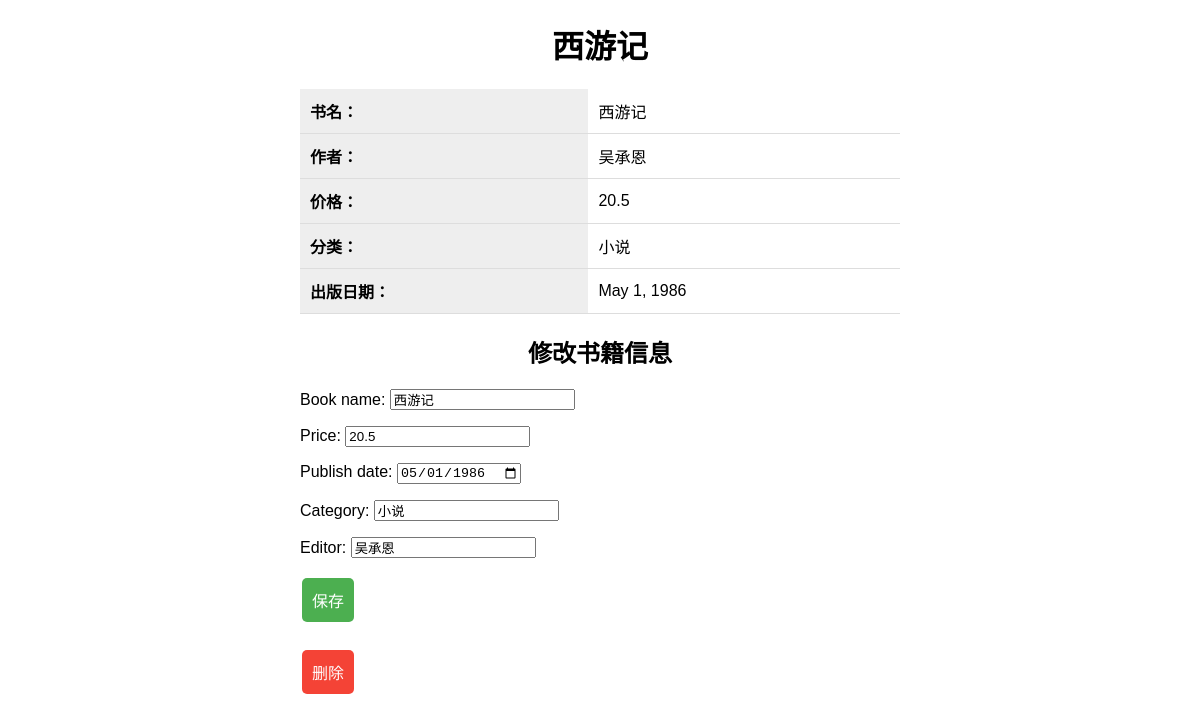
The app's page /book_detail/2/ with its own data.
### App/models.py (models this page shows, shortened)
class Book(models.Model):
    book_id = models.AutoField(primary_key=True)
    book_name = models.CharField(max_length=100)
    price = models.FloatField()
    publish_date = models.DateField()
    category = models.CharField(max_length=50)
    editor = models.CharField(max_length=50)

### App/views.py (the view)
# urls.py: path('book_detail/<int:pk>/', views.book_detail, name='book_detail'),
def book_detail(request, pk):
    book = get_object_or_404(Book, pk=pk)
    if request.method == 'POST':
        form = BookForm(request.POST, instance=book)
        if form.is_valid():
            form.save()
            messages.success(request, '图书修改成功！')
            return redirect('main')
    else:
        form = BookForm(instance=book)
    return render(request, 'book_detail.html', {'form': form, 'book': book})

### App/forms.py
class BookForm(forms.ModelForm):
    class Meta:
        model = Book
        fields = ['book_name', 'price', 'publish_date', 'category', 'editor']
        widgets = {
            'publish_date': forms.DateInput(attrs={'type': 'date'}),
        }

### App/templates/book_detail.html (shortened to what this page needs)
<!DOCTYPE html>
<html>
<head>
</head>
<body>
<h1>{{ book.book_name }}</h1>
<table>
    <tr>
        <th>书名：</th>
        <td>{{ book.book_name }}</td>
    </tr>
    <tr>
        <th>作者：</th>
        <td>{{ book.editor }}</td>
    </tr>
    <tr>
        <th>价格：</th>
        <td>{{ book.price }}</td>
    </tr>
    <tr>
        <th>分类：</th>
        <td>{{ book.category }}</td>
    </tr>
    <tr>
        <th>出版日期：</th>
        <td>{{ book.publish_date }}</td>
    </tr>
</table>
<h2>修改书籍信息</h2>
<form method="post">
    {{ form.as_p }}
    <input type="submit" value="保存">
</form>
<form method="POST" action="{% url 'book_delete' pk=book.pk %}">
    <button type="submit" onclick="return confirmDelete()">删除</button>
</form>

### App/templates/book_detail.html (style rules this page uses)
body { font-family: Arial, sans-serif; font-size: 16px; }
table { border-collapse: collapse; width: 100%; max-width: 600px; margin: 20px auto; }
th { text-align: left; padding: 10px; background-color: #eee; border-bottom: 1px solid #ddd; }
td { padding: 10px; border-bottom: 1px solid #ddd; }
h1, h2 { text-align: center; }
form { max-width: 600px; margin: 20px auto; }
input[type="submit"] { background-color: #4CAF50; color: white; border: none; padding: 10px; text-align: center; text-decoration: none; display: inline-block; font-size: 16px; margin: 4px 2px; cursor: pointer; border-radius: 5px; }
button[type="submit"] { background-color: #f44336; color: white; border: none; padding: 10px; text-align: center; text-decoration: none; display: inline-block; font-size: 16px; margin: 4px 2px; cursor: pointer; border-radius: 5px; }

### records on screen
Book: book_name "西游记", editor "吴承恩", price "20.5", category "小说", publish_date "May 1, 1986", publish_date "05/01/1986"
